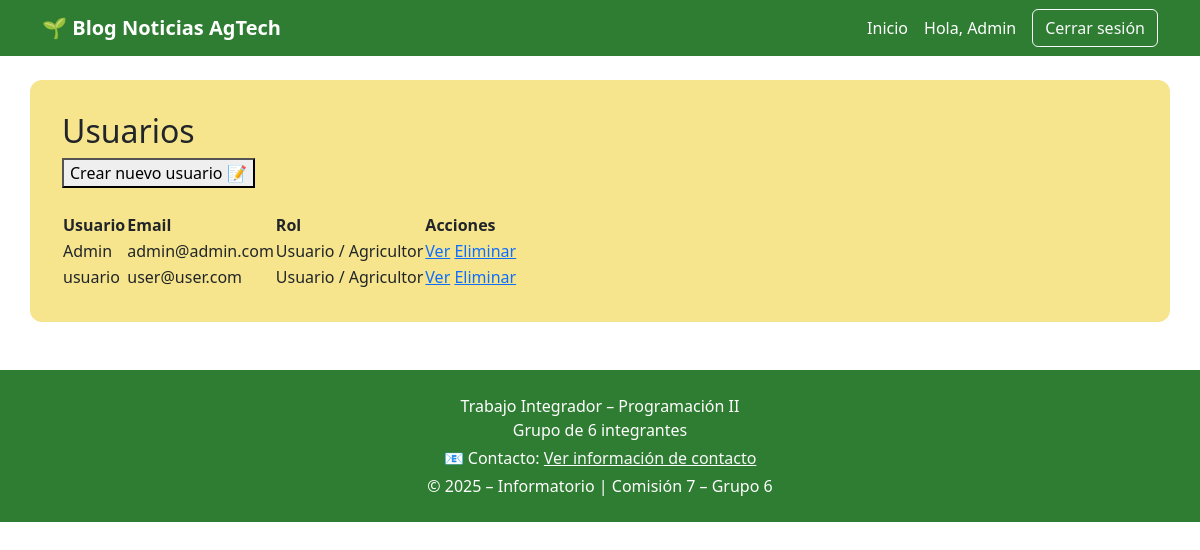
The app's page /api/v1/users/ (signed in), older data.
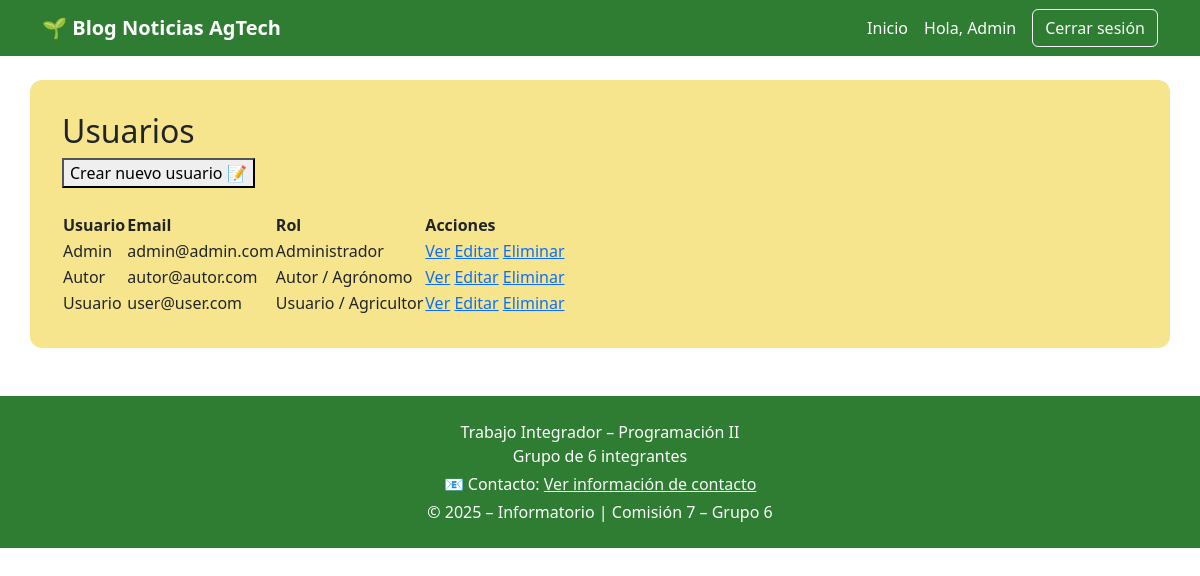
The same page, newer data.
### apps/autenticacion/models.py (models this page shows, shortened)
class Usuario(AbstractUser):
    rol = models.CharField(
        max_length=10,
        choices=Rol.choices,
        default=Rol.USUARIO
    )

### apps/users/views.py (the view)
# urls.py: path('users/', user_list, name='list'),
@login_required
def user_list(request):
    users = User.objects.all()
    return render(request, 'users/user_list.html', {'users': users})

### templates/users/user_list.html
{% extends "base.html" %}
{% block content %}
<h2>Usuarios</h2>
<a href="{% url 'apps.autenticacion:registrar' %}">
    <button type="button">Crear nuevo usuario 📝</button>
</a>
<br><br>
<table>
  <tr>
    <th>Usuario</th>
    <th>Email</th>
    <th>Rol</th>
    <th>Acciones</th>
  </tr>
  {% for user in users %}
  <tr>
    <td>{{ user.username }}</td>
    <td>{{ user.email }}</td>
    <td>{{ user.get_rol_display }}</td>
    <td>
      <a href="{% url 'users:detail' user.id %}">Ver</a>
      {% if request.user.rol == 'admin' %}
          <a href="{% url 'users:edit' user.id %}">Editar</a>
      {% endif %}
      <a href="{% url 'users:delete' user.id %}">Eliminar</a>
    </td>
  </tr>
  {% endfor %}
</table>
{% endblock %}

### templates/base.html (shortened to what this page needs)
{% load static %}
<!DOCTYPE html>
<html lang="es-AR">
<head>
    <link
      href="https://cdn.jsdelivr.net/npm/bootstrap@5.3.3/dist/css/bootstrap.min.css"
      rel="stylesheet"
    >
    <link rel="stylesheet" href="{% static 'css/main.css' %}">
</head>
<body>
    {% include 'modulos/navbar.html' %}
    <main class="container container-agtech my-4">
        {% block content %}{% endblock %}
    </main>
    {% include 'modulos/footer.html' %}
</body>
</html>

### templates/modulos/navbar.html (shortened to what this page needs)
<header>
    <nav class="navbar navbar-expand-lg navbar-agtech">
        <div class="container">
            <a class="navbar-brand fw-bold" href="{% url 'inicio' %}">
                🌱 Blog Noticias AgTech
            </a>
            <div class="collapse navbar-collapse" id="navbarAgtech">
                <ul class="navbar-nav ms-auto align-items-lg-center">
                    <li class="nav-item">
                        <a class="nav-link" href="{% url 'inicio' %}">Inicio</a>
                    </li>
                    {% if user.is_authenticated %}
                        <li class="nav-item">
                            <span class="nav-link">
                                Hola, {{ user.username }}
                            </span>
                        </li>
                        <li class="nav-item">
                            <a class="btn btn-outline-light ms-lg-2"
                               href="{% url 'apps.autenticacion:confirmar_logout' %}">
                                Cerrar sesión
                            </a>
                        </li>
                    {% endif %}
                </ul>
            </div>
        </div>
    </nav>
</header>

### templates/modulos/footer.html
<footer class="footer-agtech">
    <div class="container">
        <p class="mb-1">
            Trabajo Integrador – Programación II<br>
            Grupo de 6 integrantes
        </p>
        <p class="mb-1">
            📧 Contacto:
            <a href="{% url 'contacto' %}" class="text-light text-decoration-underline">
                Ver información de contacto
            </a>
        </p>
        <p class="mb-0">
            © 2025 – Informatorio | Comisión 7 – Grupo 6
        </p>
    </div>
</footer>

### static/css/main.css (style rules this page uses)
:root { --agtech-green: #2e7d32; --agtech-yellow: #f6e58d; }
.container-agtech { background-color: var(--agtech-yellow); padding: 2rem; border-radius: 12px; }
.navbar-agtech { background-color: #2e7d32; }
.navbar-agtech .navbar-brand, .navbar-agtech .nav-link { color: #ffffff !important; }
.footer-agtech { background-color: #2e7d32; color: #ffffff; padding: 1.5rem 0; margin-top: 3rem; text-align: center; }
.footer-agtech a { color: #ffffff; }

Row changes from the older to the newer data that the page shows:
removed Usuario: username "usuario", email "user@user.com", rol "Usuario / Agricultor"
changed Usuario "Admin": rol "Usuario / Agricultor" → "Administrador"; now shows "Editar"
added Usuario: username "Autor", email "autor@autor.com", rol "Autor / Agrónomo", shows "Editar"
added Usuario: username "Usuario", email "user@user.com", rol "Usuario / Agricultor", shows "Editar"
